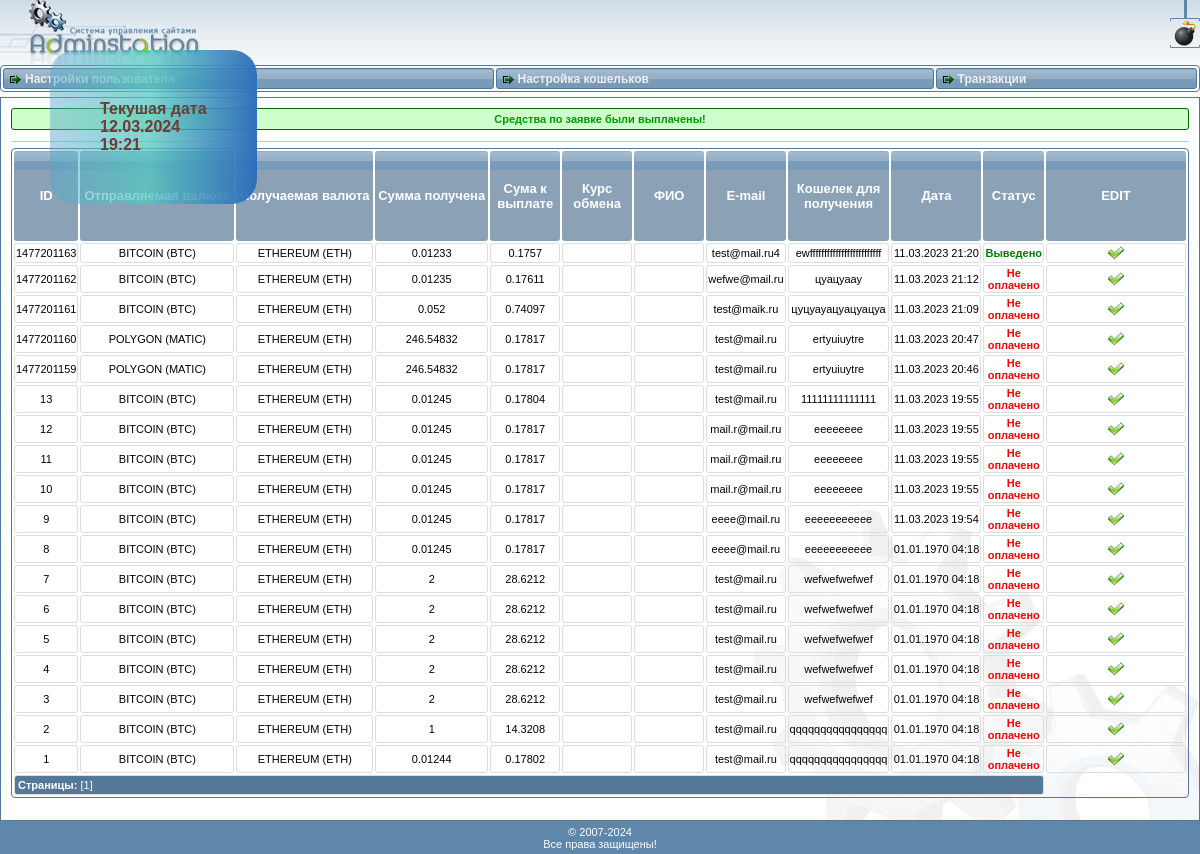
The page /adminaka/adminstation.php?a=index&p=active&id=2 (signed in) on the database its author committed.
### tables this page shows
CREATE TABLE `tranzactions` (
  `id` int(11) NOT NULL,
  `first_ps` varchar(255) NOT NULL,
  `second_ps` varchar(255) NOT NULL,
  `amount_first` varchar(255) NOT NULL,
  `amount_second` varchar(255) NOT NULL,
  `wallet` varchar(255) NOT NULL,
  `contact` varchar(255) NOT NULL,
  `date` int(11) NOT NULL,
  `status` int(11) NOT NULL DEFAULT '0' COMMENT '0 -  создана 1 - оплачена (кнопка я оплатил) 2- выведена)'
);

### db.php (called while the page is built, shortened)
<?php
class DB
{
    static $link;
    public static function connect()
    {
               @self::$link = mysqli_connect('localhost', 'cwqkudzo_test', 'Goldenstar00unedap', 'cwqkudzo_shop')
                       or die('No connect (' . mysqli_connect_errno() . ') '
                                             . mysqli_connect_error());
        mysqli_set_charset(self::$link, 'utf8');
    }
    public static function Query($sql, $print = false)
    {
        $result = mysqli_query(self::$link, $sql);
        if($result === false || $print === 1)
        {
            $error =  mysqli_error(self::$link);
            $trace =  debug_backtrace();
            $out   = array(1 => '');
            if(!empty($error))
                preg_match("#'(.+?)'#is", $error, $out);
            $head = $error ? '<b style="color:red">MySQL error: </b><br>
            <b style="color:green">'. $error .'</b><br><br>':NULL;
            $error_log = date("Y-m-d h:i:s") .' '. $head .'
            <b>Query: </b><br>
            <pre><span style="color:#990099">'
            . str_replace($out[1], '<b style="color:red">'. $out[1] .'</b>', $trace[0]['args'][0])
            .'</pre></span><br><br>
            <b>File: </b><b style="color:#660099">'. $trace[0]['file'] .'</b><br>
            <b>Line: </b><b style="color:#660099">'. $trace[0]['line'] .'</b>';
            die($error_log);
        }
        else
            return $result;
    }
}

### adminaka/modules/index.php (the view, shortened to what this page needs)
<?php
if ($_GET['p'] == "active") {
	$sql = DB::Query('UPDATE `tranzactions` SET `status` = 2 WHERE `id` = "' . intval($_GET["id"]) . '" LIMIT 1');
	if ($sql) {
		print '<p class="erok">Средства по заявке были выплачены!</p>';
	} else {
		print '<p class="er">Ошибка записи в БД!</p>';
	}
}
?>
<hr />
<table class="tbl">
	<tr>
		<th width="40"><b>ID</b></th>
		<th><b>Отправляемая валюта</b></th>
		<th><b>Получаемая валюта</b></th>
		<th><b>Сумма получена</b></th>
		<th width="70"><b>Сума к выплате</b></th>
		<th width="70"><b>Курс обмена</b></th>
		<th width="70"><b>ФИО</b></th>
		<th width="70"><b>E-mail</b></th>
		<th width="90"><b>Кошелек для получения</b></th>
		<th width="90"><b>Дата</b></th>
		<th width="55"><b>Статус</b></th>
		<th width="140"><b>EDIT</b></th>
	</tr>
	<?php
	function users_list($page, $num, $query)
	{
		$result = DB::Query($query);
		$themes = mysqli_num_rows($result);
		if (!$themes) {
			print '<tr><td colspan="9" align="center"><font color="#ffffff"><b>Транзакций пока нет.</b></font></td></tr>';
		} else {
			if (empty($page) or $page < 0) $page = 1;
			$start = $page * $num - $num;
			$result = DB::Query($query . " LIMIT " . $start . ", " . $num);
			while ($row = mysqli_fetch_array($result)) {
				print "
					<td>" . $row['id'] . "</td>
					<td>" . $row['first_ps'] . "</td>
					<td>" . $row['second_ps'] . "</td>
					<td>" . $row['amount_first'] . "</td>
					<td>" . $row['amount_second'] . "</td>
					<td>" . $row['course'] . "</td>
					<td>" . $row['fio'] . "</td>
					<td>" . $row['contact'] . "</td>
					<td>" . $row['wallet'] . "</td>
					<td>" . date('d.m.Y  H:i', $row['date']) . "</td>
					<td>";
				if ($row['status'] == "0") {
					print "<b style='color:red'>Не оплачено</b>";
				}elseif($row['status'] == "1"){
					print "<b style='color:orange'>Оплочено</b>";
				}else {
					print "<b style='color:green'>Выведено</b>";
				}
				print '</td>
				<td>
					<a href="?a=index&p=active&id=' . $row['id'] . '">
						<img src="images/status.png" width="16" height="16" border="0" alt="Подтвердить вывод">
					</a>
				</td>
				</tr>';
			}
			print "<tr><td height=\"20\" colspan=\"11\" class=\"ftr\"><b>Страницы: </b>" . $pervpage . $page2left . $page1left . "[" . $page . "]" . $page1right . $page2right . $nextpage . "</td></tr>";
		}
		print "</table>";
	}
	$sql = "SELECT * FROM `tranzactions` ORDER BY `id` DESC";
	users_list(intval($_GET['page']), 50, $sql);
	?>

### adminaka/files/styles.css (style rules this page uses)
body { background: URL(../images/bg_head.gif) repeat-x top left #ffffff; font-family: Tahoma, Verdana, Geneva, Arial, Helvetica, sans-serif; font-size: 11px; margin: 0px; padding: 0px; }
table, td { font-family: Tahoma, Verdana, Geneva, Arial, Helvetica, sans-serif; font-size: 11px; }
.tbl { width: 100%; border-radius: 4px; border: 1px solid #547898; }
.tbl th { background: URL(../images/menu.gif) repeat-x top left #8aa1b6; border-radius: 3px; min-height: 35px; padding: 30px 0px; font-size: 13px; color: #fff; }
.tbl td { border-radius: 3px; border: 1px solid #dddddd; }
.tbl tr { text-align: center; }
.tbl .ftr { text-align: left; padding-left: 3px; background-color: #547898; color: #ffffff; }
.erok { text-align: center; color: #009900; border: 1px solid #006600; background-color: #ccffcc; padding: 4 4 4 4px; font-weight: bold; border-radius: 3px; }
hr { color: #b0cae3; background-color: #b0cae3; height: 1px; border-width: 0px; }
a { color: #333333; text-decoration: none; font-weight: bold; }

### rows shown on the page
tranzactions: id "1477201163", first_ps "BITCOIN (BTC)", second_ps "ETHEREUM (ETH)", amount_first "0.01233", amount_second "0.1757", contact "test@mail.ru4", wallet "ewfffffffffffffffffffffffff", date "11.03.2023 21:20", status "Выведено"
tranzactions: id "1477201162", first_ps "BITCOIN (BTC)", second_ps "ETHEREUM (ETH)", amount_first "0.01235", amount_second "0.17611", contact "wefwe@mail.ru", wallet "цуацуаау", date "11.03.2023 21:12", status "Не оплачено"
tranzactions: id "1477201161", first_ps "BITCOIN (BTC)", second_ps "ETHEREUM (ETH)", amount_first "0.052", amount_second "0.74097", contact "test@maik.ru", wallet "цуцуауацуацуацуа", date "11.03.2023 21:09", status "Не оплачено"
tranzactions: id "1477201160", first_ps "POLYGON (MATIC)", second_ps "ETHEREUM (ETH)", amount_first "246.54832", amount_second "0.17817", contact "test@mail.ru", wallet "ertyuiuytre", date "11.03.2023 20:47", status "Не оплачено"
tranzactions: id "1477201159", first_ps "POLYGON (MATIC)", second_ps "ETHEREUM (ETH)", amount_first "246.54832", amount_second "0.17817", contact "test@mail.ru", wallet "ertyuiuytre", date "11.03.2023 20:46", status "Не оплачено"
tranzactions: id "13", first_ps "BITCOIN (BTC)", second_ps "ETHEREUM (ETH)", amount_first "0.01245", amount_second "0.17804", contact "test@mail.ru", wallet "11111111111111", date "11.03.2023 19:55", status "Не оплачено"
tranzactions: id "12", first_ps "BITCOIN (BTC)", second_ps "ETHEREUM (ETH)", amount_first "0.01245", amount_second "0.17817", contact "mail.r@mail.ru", wallet "eeeeeeee", date "11.03.2023 19:55", status "Не оплачено"
tranzactions: id "11", first_ps "BITCOIN (BTC)", second_ps "ETHEREUM (ETH)", amount_first "0.01245", amount_second "0.17817", contact "mail.r@mail.ru", wallet "eeeeeeee", date "11.03.2023 19:55", status "Не оплачено"
tranzactions: id "10", first_ps "BITCOIN (BTC)", second_ps "ETHEREUM (ETH)", amount_first "0.01245", amount_second "0.17817", contact "mail.r@mail.ru", wallet "eeeeeeee", date "11.03.2023 19:55", status "Не оплачено"
tranzactions: id "9", first_ps "BITCOIN (BTC)", second_ps "ETHEREUM (ETH)", amount_first "0.01245", amount_second "0.17817", contact "eeee@mail.ru", wallet "eeeeeeeeeee", date "11.03.2023 19:54", status "Не оплачено"
tranzactions: id "8", first_ps "BITCOIN (BTC)", second_ps "ETHEREUM (ETH)", amount_first "0.01245", amount_second "0.17817", contact "eeee@mail.ru", wallet "eeeeeeeeeee", date "01.01.1970 04:18", status "Не оплачено"
tranzactions: id "7", first_ps "BITCOIN (BTC)", second_ps "ETHEREUM (ETH)", amount_first "2", amount_second "28.6212", contact "test@mail.ru", wallet "wefwefwefwef", date "01.01.1970 04:18", status "Не оплачено"
tranzactions: id "6", first_ps "BITCOIN (BTC)", second_ps "ETHEREUM (ETH)", amount_first "2", amount_second "28.6212", contact "test@mail.ru", wallet "wefwefwefwef", date "01.01.1970 04:18", status "Не оплачено"
tranzactions: id "5", first_ps "BITCOIN (BTC)", second_ps "ETHEREUM (ETH)", amount_first "2", amount_second "28.6212", contact "test@mail.ru", wallet "wefwefwefwef", date "01.01.1970 04:18", status "Не оплачено"
tranzactions: id "4", first_ps "BITCOIN (BTC)", second_ps "ETHEREUM (ETH)", amount_first "2", amount_second "28.6212", contact "test@mail.ru", wallet "wefwefwefwef", date "01.01.1970 04:18", status "Не оплачено"
tranzactions: id "3", first_ps "BITCOIN (BTC)", second_ps "ETHEREUM (ETH)", amount_first "2", amount_second "28.6212", contact "test@mail.ru", wallet "wefwefwefwef", date "01.01.1970 04:18", status "Не оплачено"
tranzactions: id "2", first_ps "BITCOIN (BTC)", second_ps "ETHEREUM (ETH)", amount_first "1", amount_second "14.3208", contact "test@mail.ru", wallet "qqqqqqqqqqqqqqqq", date "01.01.1970 04:18", status "Не оплачено"
tranzactions: id "1", first_ps "BITCOIN (BTC)", second_ps "ETHEREUM (ETH)", amount_first "0.01244", amount_second "0.17802", contact "test@mail.ru", wallet "qqqqqqqqqqqqqqqq", date "01.01.1970 04:18", status "Не оплачено"

### other values the page prints
$page "1"
